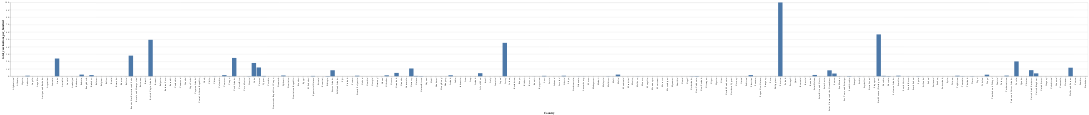

The notebook cell this image was saved under:
### Code cell
alt.Chart(new_covid).mark_bar().encode(
    y='total_vaccinations_per_hundred',
    x='Country'
)

### Figure 1 — Vega-Lite specification as saved in the notebook (floating-point values rounded to 4 significant figures; data arrays with more than 128 entries replaced by an {"elided": "..."} marker saying what was removed)
{"config": {"view": {"continuousWidth": 400, "continuousHeight": 300}}, "data": {"name": "data-9cf5ac696b414a33eb4bbd2247d73758"}, "mark": "bar", "encoding": {"x": {"field": "Country", "type": "nominal"}, "y": {"field": "total_vaccinations_per_hundred", "type": "quantitative"}}, "$schema": "https://vega.github.io/schema/vega-lite/v4.17.0.json", "datasets": {"data-9cf5ac696b414a33eb4bbd2247d73758": {"elided": "225 records"}}}
